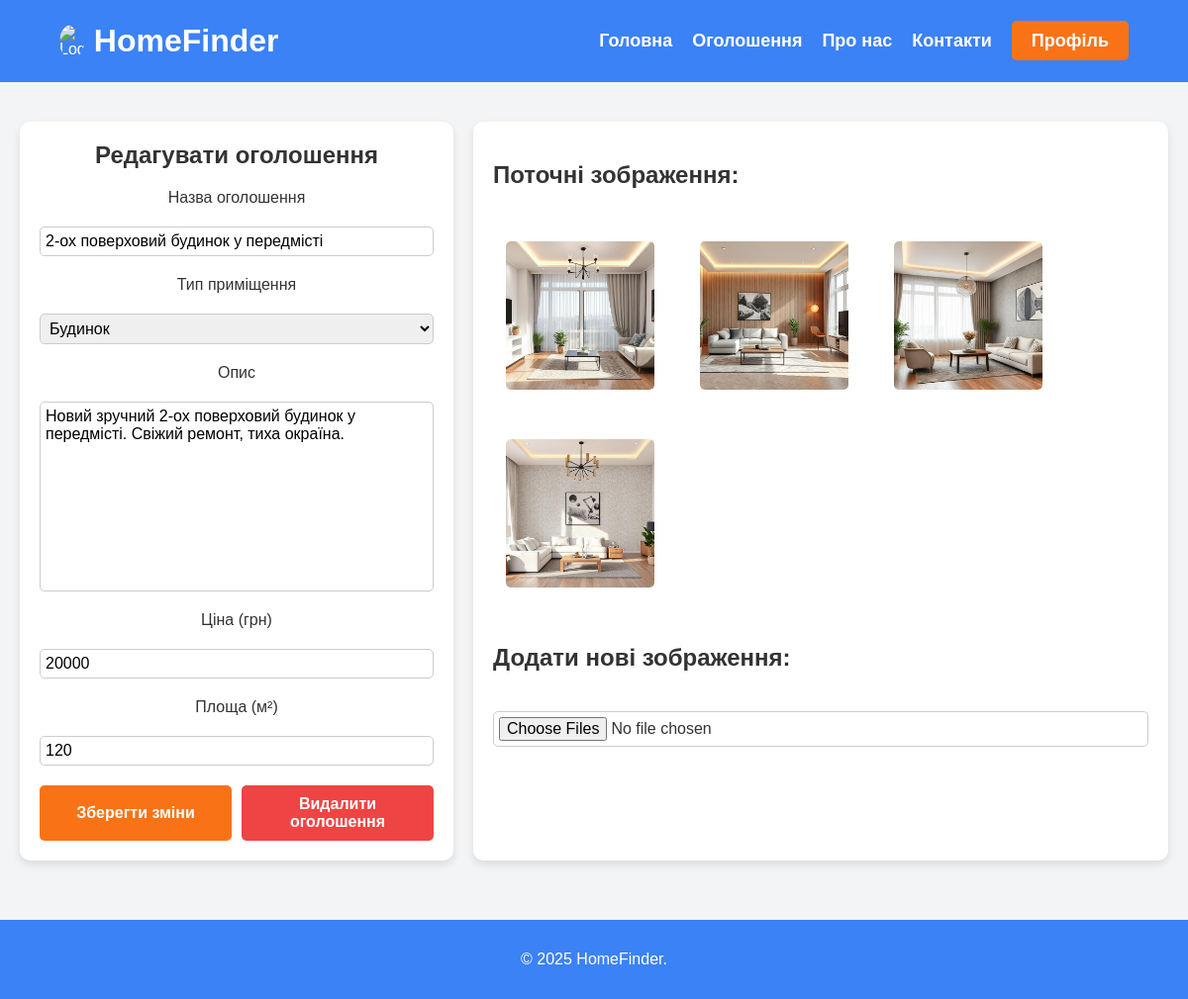
The page /services/advertisement/14/edit/ (signed in) on the database its author committed.
### apps/services/models.py (models this page shows, shortened)
class Advertisement(models.Model):
    title = models.CharField(max_length=255, blank=False)
    description = models.TextField()
    type = models.CharField(max_length=50, choices=[('house', 'Будинок'), ('apartment', 'Квартира')])
    images = models.ManyToManyField('AdImage', related_name='ad', blank=False)
    price = models.IntegerField(blank=False, null=False, validators=[MinValueValidator(1)])
    area = models.IntegerField(blank=False, null=False, validators=[MinValueValidator(1)])
    created_at = models.DateTimeField(auto_now_add=True)
    owner = models.ForeignKey(User, on_delete=models.CASCADE, related_name='services')

class AdImage(models.Model):
    advertisement = models.ForeignKey(Advertisement, on_delete=models.CASCADE, related_name='ad_images')
    image = models.ImageField(upload_to='services/')

### apps/services/views.py (the view)
# urls.py: path('advertisement/<int:ad_id>/edit/', views.edit_ad, name='edit_ad'),
@login_required
def edit_ad(request, ad_id):
    ad = get_object_or_404(Advertisement, id=ad_id, owner=request.user)
    images = ad.images.all()
    if request.method == 'POST':
        if 'save' in request.POST:
            ad_form = AdForm(request.POST, request.FILES, instance=ad)
            images_to_delete = request.POST.getlist('delete_images')
            if ad_form.is_valid():
                ad_form.save()
                for image_id in images_to_delete:
                    image = AdImage(id=image_id)
                    ad.images.remove(image)
                    image.delete()
                if 'images' in request.FILES:
                    for image in request.FILES.getlist('images'):
                        ad_image = AdImage.objects.create(image=image, advertisement=ad)
                        ad.images.add(ad_image)
                return redirect('ad_detail', ad_id=ad.id)
        elif 'delete' in request.POST:
            ad.delete()
            return redirect('services')
    else:
        ad_form = AdForm(instance=ad)
    return render(request, 'edit_ad.html', {'ad_form': ad_form, 'ad': ad, 'images': images})

### apps/services/forms.py (shortened to what this page needs)
class AdForm(forms.ModelForm):
    class Meta:
        model = Advertisement
        fields = ['title', 'type', 'description', 'price', 'area']
        widgets = {
            'title': forms.TextInput(attrs={'placeholder': 'Назва оголошення'}),
            'type': forms.Select(attrs={'placeholder': 'Тип нерухомості'}),
            'description': forms.Textarea(attrs={'placeholder': 'Опис', 'class': 'form-desc'}),
            'price': forms.NumberInput(attrs={'placeholder': 'Ціна за місяць', 'min': 1}),
            'area': forms.NumberInput(attrs={'placeholder': 'Площа (м²)', 'min': 1}),
        }

### apps/services/templates/edit_ad.html (shortened to what this page needs)
{% extends "base.html" %}
{% load static %}
{% block extra_css %}
    <link rel="stylesheet" href="{% static 'css/services.css' %}" />
{% endblock extra_css %}
{% block content %}
<form method="POST" enctype="multipart/form-data" class="edit-ad-form">
    <div class="edit-ad-info form">
        <h2>Редагувати оголошення</h2>
        <p>Назва оголошення</p>
        {{ ad_form.title }}
        <p>Тип приміщення</p>
        {{ ad_form.type }}
        <p>Опис</p>
        {{ ad_form.description }}
        <p>Ціна (грн)</p>
        {{ ad_form.price }}
        <p>Площа (м²)</p>
        {{ ad_form.area }}
        <div class="form-row">
            <button type="submit" name="save" class="btn">Зберегти зміни</button>
            <button type="submit" name="delete" class="btn btn-exit">Видалити оголошення</button>
        </div>
    </div>
    <div class="edit-ad-images form">
        <h2>Поточні зображення:</h2>
        <div class="image-checkboxes">
            {% for image in images %}
                <label class="image-checkbox">
                    <img src="{{ image.image.url }}" alt="Image {{ forloop.counter }}">
                </label>
            {% endfor %}
        </div>
        <h2>Додати нові зображення:</h2>
        <input type="file" name="images" multiple>
    </div>
</form>
{% endblock %}

### static/css/global.css (style rules this page uses)
* { font-family: Arial, sans-serif; }
body { margin: 0; padding: 0; background-color: #f3f4f6; color: #333; min-height: 100vh; display: flex; flex-direction: column; }
.btn { all: unset; background-color: #f97316; color: white; padding: 10px 20px; border-radius: 5px; text-decoration: none; font-weight: bold; cursor: pointer; text-align: center; transition: background-color 0.3s ease; }
.btn-exit { background-color: #ef4444; }
.form { display: flex; flex-direction: column; gap: 20px; margin: 0 auto; background-color: white; border-radius: 10px; padding: 20px; box-shadow: 0 4px 8px rgba(0, 0, 0, 0.1); max-width: 400px; }
.form input, .form select, .form textarea { padding: 5px; border-radius: 5px; border: 1px solid #ccc; font-size: 16px; outline: none; transition: border-color 0.3s ease; resize: none; }

### apps/services/static/css/services.css (style rules this page uses)
.edit-ad-form { display: flex; flex-direction: row; gap: 20px; max-width: none; margin: 0 auto; flex-wrap: wrap; }
.edit-ad-info { display: flex; flex-direction: column; gap: 20px; text-align: center; flex: 1; }
.edit-ad-images { display: flex; flex-direction: column; gap: 20px; flex: 2; }
.edit-ad-info * { margin: 0; }
.edit-ad-info, .edit-ad-images { max-width: none; }
.image-checkboxes { display: flex; flex-wrap: wrap; justify-content: flex-start; gap: 20px; }
.image-checkbox { position: relative; display: inline-block; margin: 10px; cursor: pointer; }
.image-checkbox img { width: 150px; height: 150px; object-fit: cover; border: 3px solid transparent; transition: 0.3s; border-radius: 8px; -webkit-user-drag: none; }
.form-row { display: flex; gap: 10px; }
.form-row * { flex: 1; }

### rows shown on the page
Advertisement: title "2-ох поверховий будинок у передмісті", type "Будинок", description "Новий зручний 2-ох поверховий будинок у передмісті. Свіжий ремонт, тиха окраїна.", price "20000", area "120"
AdImage: image (picture)
AdImage: image (picture)
AdImage: image (picture)
AdImage: image (picture)
